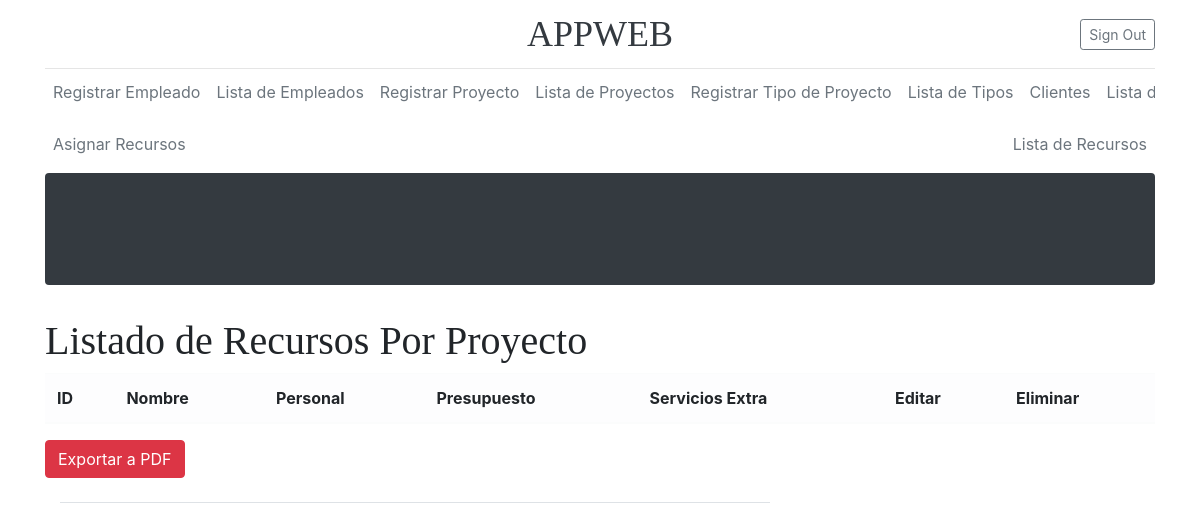
The page /listaRecursos/ on the database as committed earlier.
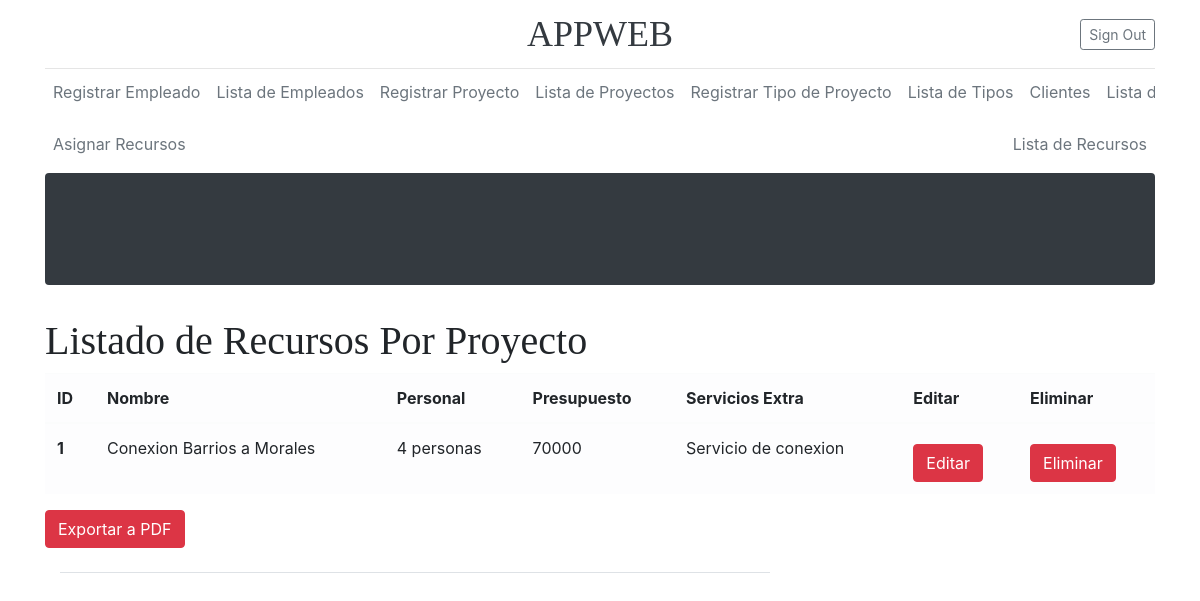
The same page on the database as committed later.
### Models/RecursosPro/models.py (models this page shows)
class RecursosPro(models.Model):
    CodigoRecursos = models.AutoField(primary_key=True)
    proyecto_CodigoProyecto = models.ForeignKey(proyect, on_delete=models.CASCADE)
    Personal = models.CharField(max_length=20)
    Presupuesto = models.CharField(max_length=20)
    Maquinas = models.CharField(max_length=75)
    ContracionServicios = models.CharField(max_length=75)

### Models/proyect/models.py (models this page shows)
class proyect(models.Model):
    CodigoProyecto = models.AutoField(primary_key=True)
    NombreProyecto = models.CharField(max_length=75)
    empleado_CodigoEmpleado = models.ForeignKey(Empleado, on_delete=models.CASCADE)
    tipopro_CodigoTipoPro = models.ForeignKey(TipoProyecto, on_delete=models.CASCADE)
    cliente_CodigoCliente = models.ForeignKey(Cliente, on_delete=models.CASCADE)
    FechaInicio = models.DateField()
    FechaEntrega = models.DateField()
    def __str__(self):
        return '{}'.format(self.NombreProyecto)

### Models/RecursosPro/views.py (the view)
# urls.py: path('listaRecursos/', FormularioRecursosView.listar_Recursos, name='listarRecursos'),
    def listar_Recursos(request):
        recurso = RecursosPro.objects.all()
        return render(request, "ListaRecursos.html", {"lb_recursos": recurso})

### Templates/ListaRecursos.html (shortened to what this page needs)
{% extends 'Index2.html' %}
{% block content %}
    <h1>Listado de Recursos Por Proyecto</h1>
    <table class="table table-light">
      <thead>
        <tr>
          <th scope="col">ID</th>
          <th scope="col">Nombre</th>
          <th scope="col">Personal</th>
          <th scope="col">Presupuesto</th>
          <th scope="col">Servicios Extra</th>
            <th scope="col">Editar</th>
            <th scope="col">Eliminar</th>
        </tr>
      </thead>
      <tbody>
      {% for Recurso in lb_recursos %}
          <tr>
          <th scope="row">{{ Recurso.CodigoRecursos}}</th>
          <td>{{ Recurso.proyecto_CodigoProyecto }}</td>
          <td>{{ Recurso.Personal }}</td>
          <td>{{ Recurso.Presupuesto }}</td>
          <td>{{ Recurso.ContracionServicios  }}</td>
            <td>
                            <a href="{% url 'editarRecursos' Recurso.pk %}" class="btn btn-danger btn-icon-split">
                                <span class="text">Editar</span>
                            </a>
                             </td>
                             <td>
                            <a href="{% url 'eliminarRecursos' Recurso.pk %}" class="btn btn-danger btn-icon-split">
                                <span class="text">Eliminar</span>
                            </a>
                             </td>
          </tr>
      {% endfor %}
      </tbody>
    </table>
                            <a href="{% url 'ReportPDF' %}" class="btn btn-danger btn-icon-split">
                                <span class="text">Exportar a PDF</span>
                            </a>
{% endblock %}

Rows that differ between the two databases and show on the page:
added RecursosPro: CodigoRecursos "1", proyecto_CodigoProyecto "Conexion Barrios a Morales", Personal "4 personas", Presupuesto "70000", ContracionServicios "Servicio de conexion"
